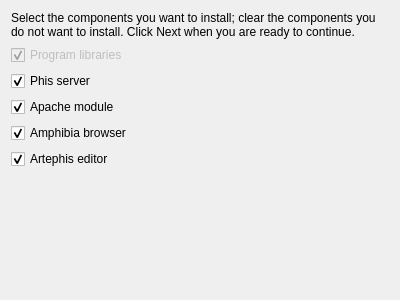
<?xml version="1.0" encoding="UTF-8"?>
<ui version="4.0">
 <class>WizardComponents</class>
 <widget class="QWizardPage" name="WizardComponents">
  <property name="geometry">
   <rect>
    <x>0</x>
    <y>0</y>
    <width>400</width>
    <height>300</height>
   </rect>
  </property>
  <property name="windowTitle">
   <string>WizardPage</string>
  </property>
  <property name="title">
   <string>Select Components</string>
  </property>
  <property name="subTitle">
   <string>Which components should be installed?</string>
  </property>
  <layout class="QVBoxLayout" name="verticalLayout">
   <item>
    <widget class="QLabel" name="label_3">
     <property name="text">
      <string>Select the components you want to install; clear the components you do not want to install. Click Next when you are ready to continue.</string>
     </property>
     <property name="wordWrap">
      <bool>true</bool>
     </property>
    </widget>
   </item>
   <item>
    <widget class="QCheckBox" name="_libsCheck">
     <property name="enabled">
      <bool>false</bool>
     </property>
     <property name="text">
      <string>Program libraries</string>
     </property>
     <property name="checked">
      <bool>true</bool>
     </property>
    </widget>
   </item>
   <item>
    <widget class="QCheckBox" name="_phisCheck">
     <property name="text">
      <string>Phis server</string>
     </property>
     <property name="checked">
      <bool>true</bool>
     </property>
    </widget>
   </item>
   <item>
    <widget class="QCheckBox" name="_apacheCheck">
     <property name="text">
      <string>Apache module</string>
     </property>
     <property name="checked">
      <bool>true</bool>
     </property>
    </widget>
   </item>
   <item>
    <widget class="QCheckBox" name="_amphibiaCheck">
     <property name="text">
      <string>Amphibia browser</string>
     </property>
     <property name="checked">
      <bool>true</bool>
     </property>
    </widget>
   </item>
   <item>
    <widget class="QCheckBox" name="_artephisCheck">
     <property name="text">
      <string>Artephis editor</string>
     </property>
     <property name="checked">
      <bool>true</bool>
     </property>
    </widget>
   </item>
   <item>
    <spacer name="verticalSpacer">
     <property name="orientation">
      <enum>Qt::Vertical</enum>
     </property>
     <property name="sizeHint" stdset="0">
      <size>
       <width>20</width>
       <height>132</height>
      </size>
     </property>
    </spacer>
   </item>
  </layout>
 </widget>
 <resources/>
 <connections/>
</ui>
